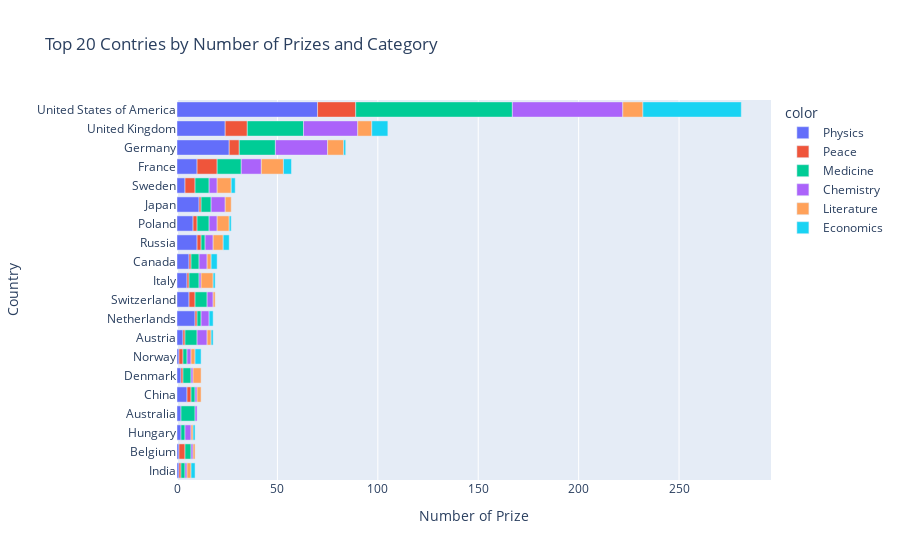

Notebook source saved alongside this figure:
### Code cell
cat_country_bar=px.bar(x=merge_df.cat_prize,
                       y=merge_df.birth_by_current,
                       color=merge_df.category,
                       orientation='h',
                       title= 'Top 20 Contries by Number of Prizes and Category'
            
)


cat_country_bar.update_layout(xaxis_title= 'Number of Prize',
                              yaxis_title= 'Country'
)

cat_country_bar.show()

### Figure 1 — Plotly figure (JSON) as saved in the notebook; plotly's stock layout.template omitted (floating-point values rounded to 4 significant figures)
{"data": [{"alignmentgroup": "True", "hovertemplate": "color=Physics<br>x=%{x}<br>y=%{y}<extra></extra>", "legendgroup": "Physics", "marker": {"color": "#636efa", "pattern": {"shape": ""}}, "name": "Physics", "offsetgroup": "Physics", "orientation": "h", "showlegend": true, "textposition": "auto", "type": "bar", "x": [1, 1, 2, 2, 5, 2, 1, 3, 9, 6, 5, 6, 10, 8, 11, 4, 10, 26, 24, 70], "xaxis": "x", "y": ["India", "Belgium", "Hungary", "Australia", "China", "Denmark", "Norway", "Austria", "Netherlands", "Switzerland", "Italy", "Canada", "Russia", "Poland", "Japan", "Sweden", "France", "Germany", "United Kingdom", "United States of America"], "yaxis": "y"}, {"alignmentgroup": "True", "hovertemplate": "color=Peace<br>x=%{x}<br>y=%{y}<extra></extra>", "legendgroup": "Peace", "marker": {"color": "#EF553B", "pattern": {"shape": ""}}, "name": "Peace", "offsetgroup": "Peace", "orientation": "h", "showlegend": true, "textposition": "auto", "type": "bar", "x": [1, 3, 2, 1, 2, 1, 1, 1, 3, 1, 2, 1, 2, 5, 10, 5, 11, 19], "xaxis": "x", "y": ["India", "Belgium", "China", "Denmark", "Norway", "Austria", "Netherlands", "Italy", "Switzerland", "Canada", "Russia", "Japan", "Poland", "Sweden", "France", "Germany", "United Kingdom", "United States of America"], "yaxis": "y"}, {"alignmentgroup": "True", "hovertemplate": "color=Medicine<br>x=%{x}<br>y=%{y}<extra></extra>", "legendgroup": "Medicine", "marker": {"color": "#00cc96", "pattern": {"shape": ""}}, "name": "Medicine", "offsetgroup": "Medicine", "orientation": "h", "showlegend": true, "textposition": "auto", "type": "bar", "x": [3, 2, 2, 7, 4, 2, 2, 6, 2, 6, 5, 4, 2, 6, 5, 7, 12, 18, 28, 78], "xaxis": "x", "y": ["Belgium", "Hungary", "India", "Australia", "Denmark", "China", "Norway", "Austria", "Netherlands", "Switzerland", "Italy", "Canada", "Russia", "Poland", "Japan", "Sweden", "France", "Germany", "United Kingdom", "United States of America"], "yaxis": "y"}, {"alignmentgroup": "True", "hovertemplate": "color=Chemistry<br>x=%{x}<br>y=%{y}<extra></extra>", "legendgroup": "Chemistry", "marker": {"color": "#ab63fa", "pattern": {"shape": ""}}, "name": "Chemistry", "offsetgroup": "Chemistry", "orientation": "h", "showlegend": true, "textposition": "auto", "type": "bar", "x": [1, 3, 1, 1, 1, 1, 2, 5, 4, 1, 3, 4, 4, 7, 4, 4, 10, 26, 27, 55], "xaxis": "x", "y": ["Belgium", "Hungary", "India", "Australia", "China", "Denmark", "Norway", "Austria", "Netherlands", "Italy", "Switzerland", "Canada", "Russia", "Japan", "Poland", "Sweden", "France", "Germany", "United Kingdom", "United States of America"], "yaxis": "y"}, {"alignmentgroup": "True", "hovertemplate": "color=Literature<br>x=%{x}<br>y=%{y}<extra></extra>", "legendgroup": "Literature", "marker": {"color": "#FFA15A", "pattern": {"shape": ""}}, "name": "Literature", "offsetgroup": "Literature", "orientation": "h", "showlegend": true, "textposition": "auto", "type": "bar", "x": [1, 1, 2, 2, 2, 4, 2, 1, 6, 2, 5, 3, 6, 7, 11, 8, 7, 10], "xaxis": "x", "y": ["Belgium", "Hungary", "India", "Norway", "China", "Denmark", "Austria", "Switzerland", "Italy", "Canada", "Russia", "Japan", "Poland", "Sweden", "France", "Germany", "United Kingdom", "United States of America"], "yaxis": "y"}, {"alignmentgroup": "True", "hovertemplate": "color=Economics<br>x=%{x}<br>y=%{y}<extra></extra>", "legendgroup": "Economics", "marker": {"color": "#19d3f3", "pattern": {"shape": ""}}, "name": "Economics", "offsetgroup": "Economics", "orientation": "h", "showlegend": true, "textposition": "auto", "type": "bar", "x": [1, 2, 3, 1, 2, 1, 3, 3, 1, 2, 4, 1, 8, 49], "xaxis": "x", "y": ["Hungary", "India", "Norway", "Austria", "Netherlands", "Italy", "Canada", "Russia", "Poland", "Sweden", "France", "Germany", "United Kingdom", "United States of America"], "yaxis": "y"}], "layout": {"barmode": "relative", "legend": {"title": {"text": "color"}, "tracegroupgap": 0}, "title": {"text": "Top 20 Contries by Number of Prizes and Category"}, "xaxis": {"anchor": "y", "domain": [0, 1], "title": {"text": "Number of Prize"}}, "yaxis": {"anchor": "x", "domain": [0, 1], "title": {"text": "Country"}}}}
